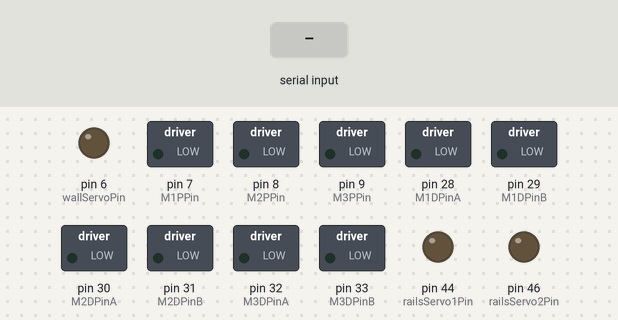
The sketch below on a simulated Arduino Mega 2560, built with avr-gcc and run on an emulated ATmega2560. On the bench: switched loads named in the sketch (green lamp = pin HIGH), output pins drawn as LEDs (lit = HIGH). Dashed ring = blinking. Inputs (shaded band) come from the test bench.

Above: at 1.2 s.
1.3 s: "F" received over the second serial link
At 1.7 s:
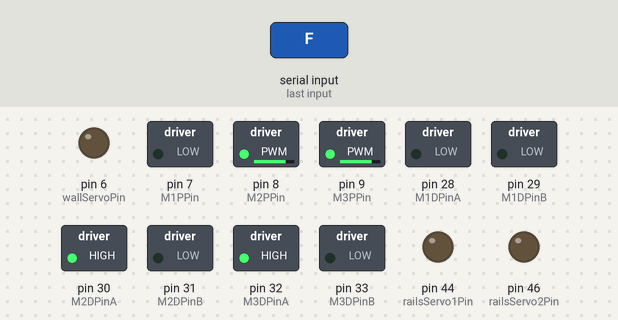
4.3 s: "B" received over the second serial link
At 6.1 s:
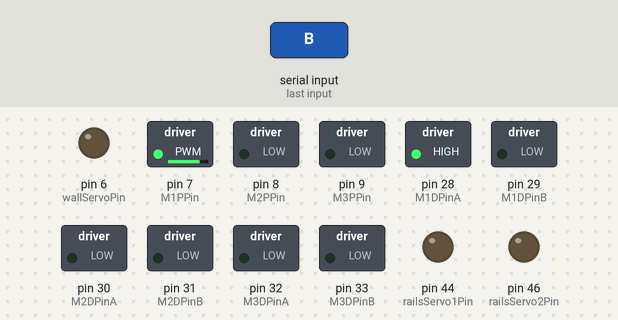
6.8 s: "C" received over the second serial link
At 7.1 s:
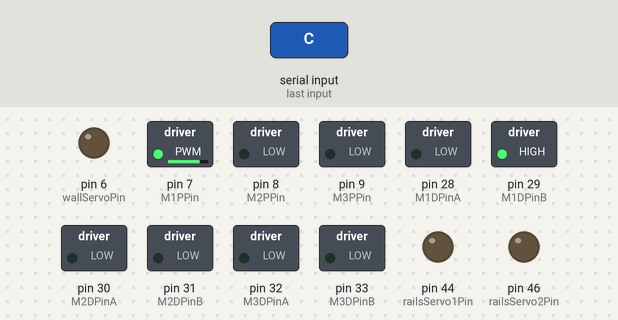
8.3 s: "T" received over the second serial link
At 10.9 s:
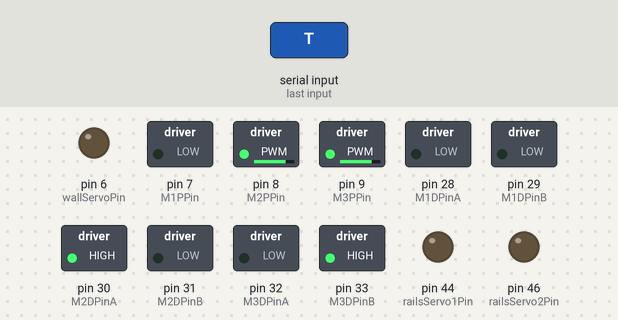
11.3 s: "R" received over the second serial link
At 12.6 s:
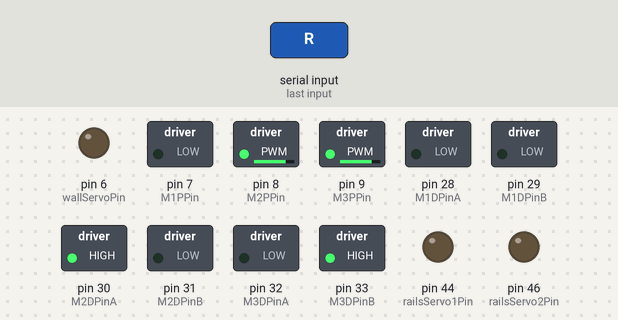
14.3 s: "L" received over the second serial link
At 15.1 s:
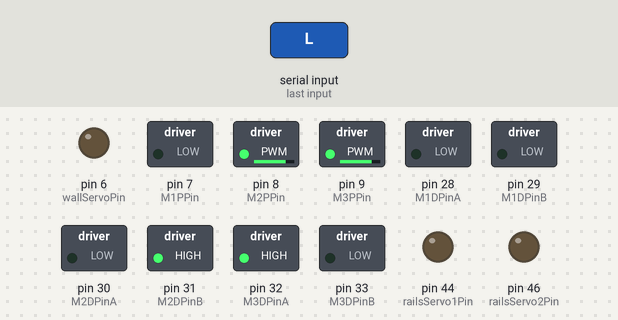
Timing chart, 0 to 18.3 s (numbered marks = the images above; inputs shaded):
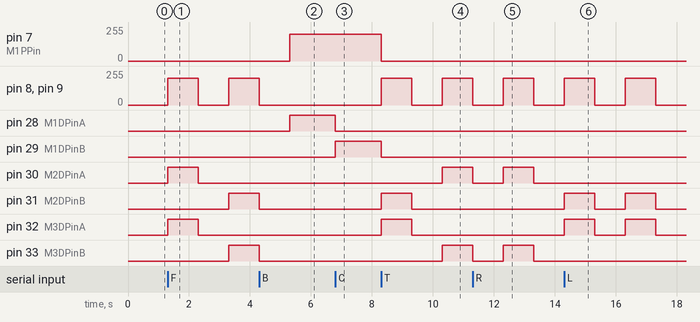

Measured:
- after the input at 1.3 s, pin 8 (M2PPin), pin 9 (M3PPin): 0/255 → 200/255 at once, → 0/255 1.0 s later, → 200/255 1.0 s later; pin 30 (M2DPinA), pin 32 (M3DPinA): LOW → HIGH at once, → LOW 1.0 s later; pin 31 (M2DPinB), pin 33 (M3DPinB): LOW → HIGH after 2.0 s
- after the input at 4.3 s, pin 7 (M1PPin): 0/255 → 200/255 after 1.0 s; pin 8 (M2PPin), pin 9 (M3PPin): goes on until 4.3 s, then stays 0/255; pin 28 (M1DPinA): LOW → HIGH after 1.0 s; pin 30 (M2DPinA), pin 32 (M3DPinA): stays LOW (without the input it goes to HIGH after 1.0 s)
- after the input at 6.8 s, pin 28 (M1DPinA): HIGH → LOW at once; pin 29 (M1DPinB): LOW → HIGH at once
- after the input at 8.3 s, pin 7 (M1PPin): 200/255 → 0/255 at once; pin 8 (M2PPin), pin 9 (M3PPin): 0/255 → 200/255 at once, → 0/255 1.0 s later, → 200/255 1.0 s later; pin 29 (M1DPinB): HIGH → LOW at once; pin 30 (M2DPinA), pin 33 (M3DPinB): LOW → HIGH after 2.0 s; pin 31 (M2DPinB), pin 32 (M3DPinA): LOW → HIGH at once, → LOW 1.0 s later
- after the input at 11.3 s, pin 31 (M2DPinB), pin 32 (M3DPinA): stays LOW (without the input it goes to HIGH after 1.0 s)
- after the input at 14.3 s, pin 30 (M2DPinA), pin 33 (M3DPinB): stops changing and stays LOW; pin 31 (M2DPinB), pin 32 (M3DPinA): alternates HIGH for 1.0 s and LOW for 1.0 s, starting at once

The sketch:

PM6NoServos.ino
```cpp
//////////////////////////////////////////////////////////////////////////////////
// MECHATRONICS ROBOT NINJA WARRIOR II COMPETITION CODE                         //
// TEAM 8.1: Layne Christensen, Dallin Romney, Tyler Barrett and Anthony Amiker //
// SPRING 2018                                                                  //
//////////////////////////////////////////////////////////////////////////////////

/////////////   GUIDE   //////////////
// var =                            //
// A: Stop                          //
// W: Move wall servo               //
// U: Wall servo down               //
// u: Wall servo up                 //
// S: Move monkey rails assembly    //
// Q: Move monkey rails assembly up //
// q: Move mr assembly down         //
// B: Move belt                     //
// C: Move belt Other Direction     //
// D: Drive forward                 //
// d: Drive backward                //
// F: Drive forward, then backward  //
// T: Turn, then turn back          //
// L: Turn left                     //
// R: Turn right                    //
// Anything Else: Stop              //
//////////////////////////////////////

#include <Servo.h>          // FOR SERVOS
#include <SoftwareSerial.h> // FOR XBEES

// SET PINS
  int wallServoPin = 6;
  int M1PPin = 7;
  int M2PPin = 8;
  int M3PPin = 9;

  int xBeeRXPin = 10;
  int xBeeTXPin = 11;

  int M1DPinA = 28;
  int M1DPinB = 29;
  int M2DPinA = 30;
  int M2DPinB = 31;
  int M3DPinA = 32;
  int M3DPinB = 33;

  int railsServo1Pin = 44;
  int railsServo2Pin = 46;

// CREATE OBJECTS
//  Servo railsServo1;
//  Servo railsServo2;
//  Servo wallServo;

  SoftwareSerial mySerial(xBeeRXPin, xBeeTXPin); // RX, TX

// OTHER INITIAL VARIABLES
char var = 'X';
int wallUp = 0;
int wallDown = 105;
int railsUp = 20;
int railsDown = 110;
int MPow = 200;      // Motor power

// FUNCTION TO RUN A MOTOR. PARAPHRASED FROM POLULU LIBRARY
// dPins are directional pins attached to driver (digital high/low) pPin is the PWM motor power pin
// Thus, each motor requires 3 pins: two digital pins to determine direction and one PWM pin for power

  void RunMotor(int dPin1, int dPin2, int pPin, int power){
    if (power == 0){
      digitalWrite(dPin1, LOW);  // TURN THE MOTORS OFF
      digitalWrite(dPin2, LOW);  //
    }                            //
    else if (power < 0){         //
      digitalWrite(dPin1, LOW);  // REVERSE THE MOTOR
      digitalWrite(dPin2, HIGH); //
      power = -power;            // MUST WRITE A POSITIVE VALUE
    }                            //
    else {                       //
      digitalWrite(dPin1, HIGH); // RUN THE MOTOR IN THE NORMAL DIRECTION
      digitalWrite(dPin2, LOW);  //
    }                            //
    analogWrite(pPin, power);    // WRITE THE POWER TO THE MOTOR
  }

// FUNCTION TO RUN BELT. JUST SAVES TIME LATER
  void RunBelt(int power) {
    RunMotor(M1DPinA, M1DPinB, M1PPin, power);
  }

// FUNCTION TO DRIVE THE ROBOT. ANOTHER TIME SAVER
  void Drive(int M2Power, int M3Power){
    RunMotor(M2DPinA, M2DPinB, M2PPin, M2Power);
    RunMotor(M3DPinA, M3DPinB, M3PPin, M3Power);
  }

// SAME AS THE DRIVE FUNCTION BUT STOPS AFTER A CERTAIN TIME
  void DriveForTime(int LeftPower, int RightPower, int Time){
    Drive(LeftPower, RightPower);
    delay(Time);
    Drive(0, 0);
  }

/*/ FUNCTION FOR SIMULTANEOUSLY MOVING THE MONKEY RAILS SERVOS
void MoveRails(int pos) {

  int pos0 = railsServo1.read();             // Get the current servo position
                                             //
  for(int i = 0; i <= abs(pos - pos0); i++){ // For each step between current and desired position,
      if (pos > pos0) {                      // If the desired position is greater
        railsServo1.write(pos0 + i);         // Move that direction
        railsServo2.write(180 - (pos0 + i)); // (Other servo is facing the opposite direction)
      }                                      //
      else {                                 // Otherwise,
        railsServo1.write(pos0 - i);         // Move the other way
        railsServo2.write(180 - (pos0 - i)); // (Again, other servo is facing the other way)
      }                                      //
      delay(25);                             // Small time increment makes the movements appear smooth
  }
}
*/
// SETUP
  void setup()
  {
    //INITIATE PINS
      pinMode(railsServo1Pin, OUTPUT);
      pinMode(railsServo2Pin, OUTPUT);
      pinMode(wallServoPin,   OUTPUT);

      pinMode(M1DPinA, OUTPUT);
      pinMode(M1DPinB, OUTPUT);
      pinMode(M1PPin,  OUTPUT);
      pinMode(M2DPinA, OUTPUT);
      pinMode(M2DPinB, OUTPUT);
      pinMode(M2PPin,  OUTPUT);
      pinMode(M3DPinA, OUTPUT);
      pinMode(M3DPinB, OUTPUT);
      pinMode(M3PPin,  OUTPUT);

    // ATTACH SERVOS AND INITIATE OBJECTS
/*
      railsServo1.write(railsServo1.read());
      railsServo2.write(railsServo2.read());
      wallServo.write(wallUp);

      railsServo1.attach(railsServo1Pin);
      railsServo2.attach(railsServo2Pin);
      wallServo.attach(wallServoPin);
*/
      mySerial.begin(9600); // Open serial port with
      //Serial.begin(9600);
      //Serial.println("starting...");

  }

void loop()
{

// READ SERIAL (XBEE)
  if (mySerial.available()){
    var = char(mySerial.read()); // Set the state variable (will be last character)
    //Serial.print(var);
    delay(3);
    if(!mySerial.available()){   // Print all the other characters
    //Serial.println();
    }
  }

// BELT
  if (var == 'B') {
    RunBelt(MPow);
  }
  else if (var == 'C') {
    RunBelt(-MPow);
  }
  else {
    RunBelt(0);
  }

/*/ WALL LIFT ASSEMBLY
  if (var == 'W') {
    wallServo.write(wallDown);
    delay(1000);
    wallServo.write(wallUp);
    delay(1000);
  }
  if (var == 'U') {
    wallServo.write(wallUp);
  }
  if (var == 'u') {
    wallServo.write(wallDown);
  }
*/
/*
// MONKEY RAILS ASSEMBLY
  if (var == 'S') {
    MoveRails(railsUp);
    delay(1000);
    MoveRails(railsDown);
    delay(1000);
  }
  if (var == 'Q') {
    MoveRails(railsUp);
    delay(1000);
  }
  if (var == 'q') {
    MoveRails(railsDown);
    delay(1000);
  }
  if (var == 'Y'){

  }
  */
// DRIVE
  if (var == 'F') {
    DriveForTime(MPow, MPow, 1000);
    delay(1000);
    DriveForTime(-MPow, -MPow, 1000);
    delay(1000);
  }
  if (var == 'D'){
    DriveForTime(MPow, MPow, 1000);
    delay(1000);
  }
  if (var == 'd'){
    DriveForTime(-MPow, -MPow, 1000);
    delay(1000);
  }
// TURN
  if (var == 'T') {
    DriveForTime(-MPow, MPow, 1000);
    delay(1000);
    DriveForTime(MPow, -MPow, 1000);
    delay(1000);
  }
  if (var == 'L') {
    DriveForTime(-MPow, MPow, 1000);
    delay(1000);
  }
  if (var == 'R') {
    DriveForTime(MPow, -MPow, 1000);
    delay(1000);
  }

/* LED TEST
  if (var == 'L') {
    for (int i = 0; i < 50; i++){ // BRIGHTEN IT
      analogWrite(13, i);
      delay(25);
    }
    for (int i = 50; i > 0; i--){ // DIM IT
      analogWrite(13, i);
      delay(25);
    }
  }
*/

/* HARD CODED TEST
  MoveRails(120);
  delay(2000);
  MoveRails(50);
  delay(2000);

  wallServo.write(90);
  delay(1000);
  wallServo.write(40);
  delay(1000);

  RunBelt(255);
  delay(1000);
  RunBelt(0);
  delay(1000);
  RunBelt(-255);
  delay(1000);
  RunBelt(0);

  Drive(100, 100);
  delay(2000);
  Drive(0, 0);
  delay(1000);
  Drive(-100, 100);
  delay(2000);
  Drive(0,0);
  delay(1000);
*/
}

///////////////////      EXTRAS       //////////////////////////

/* LED TEST

*/

/* SLOW WALL LIFT FUNCTION
void LiftWall(int pos) {

  int pos0 = wallServo.read();

  for(int i = 0; i <= abs(pos - pos0); i++){
      if (pos > pos0) {
        wallServo.write(pos0 + i);
      }
      else {
        wallServo.write(pos0 - i);
      }
      delay(25);
  }
*/

//}
```
